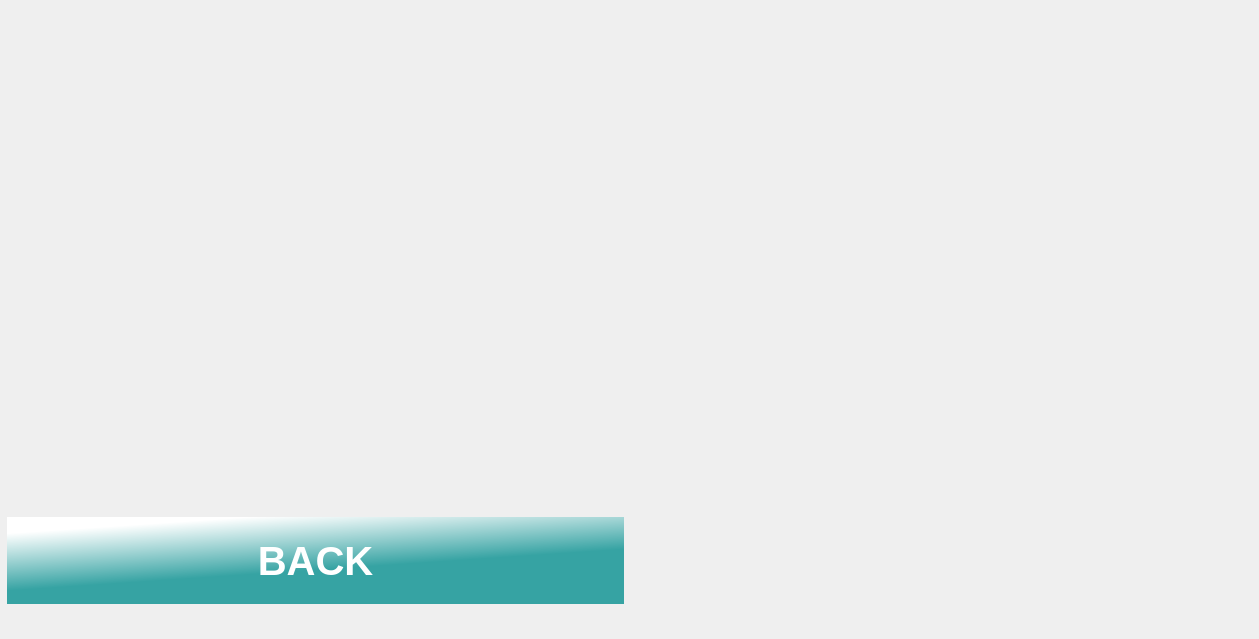
    <widget class="QWidget" name="page_81">
     <widget class="QLabel" name="label_149">
      <property name="geometry">
       <rect>
        <x>0</x>
        <y>0</y>
        <width>1250</width>
        <height>630</height>
       </rect>
      </property>
      <property name="text">
       <string/>
      </property>
      <property name="pixmap">
       <pixmap resource="icon.qrc">:/adding/adding/rm380-02-knyfs2py.jpg</pixmap>
      </property>
      <property name="scaledContents">
       <bool>true</bool>
      </property>
     </widget>
     <widget class="QLabel" name="label_167">
      <property name="geometry">
       <rect>
        <x>230</x>
        <y>40</y>
        <width>851</width>
        <height>471</height>
       </rect>
      </property>
      <property name="text">
       <string/>
      </property>
      <property name="pixmap">
       <pixmap resource="Res2.qrc">:/Rb_to_54/Rb_to_54/38Sr.jpg</pixmap>
      </property>
      <property name="scaledContents">
       <bool>true</bool>
      </property>
     </widget>
     <widget class="QPushButton" name="Sr_back_2">
      <property name="geometry">
       <rect>
        <x>0</x>
        <y>510</y>
        <width>631</width>
        <height>101</height>
       </rect>
      </property>
      <property name="font">
       <font>
        <pointsize>30</pointsize>
        <italic>false</italic>
        <bold>true</bold>
       </font>
      </property>
      <property name="autoFillBackground">
       <bool>false</bool>
      </property>
      <property name="styleSheet">
       <string notr="true">QPushButton
{
border:none;
color:white;
	
	
	background-color: qlineargradient(spread:pad, x1:0.651, y1:0.536, x2:0.393796, y2:0, stop:0 rgba(54, 163, 163, 255), stop:1 rgba(255, 255, 255, 255));
	
margin:7px;

}
QPushButton:pressed
{
	
	background-color: qlineargradient(spread:pad, x1:0.512878, y1:0.513273, x2:0.653182, y2:1, stop:0 rgba(54, 163, 163, 255), stop:1 rgba(255, 255, 255, 255));
}</string>
      </property>
      <property name="text">
       <string>BACK</string>
      </property>
     </widget>
    </widget>
